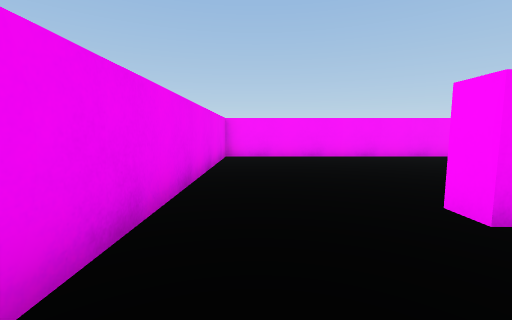
view 1 (above)

18 first-person views from a walk through a scene from a Unity 3-D project. The camera is 0.72 m above the floor, tilts 6° down and sees 90° across. The floor is counted in squares, 1 m on a side. Each view is taken from the middle of a square. On the plan, view 1 faces up. The plan holds only what a view shows up to about 9 squares ahead; the rest is blank. The place goes on beyond the plan. The player character is not drawn.

view 2
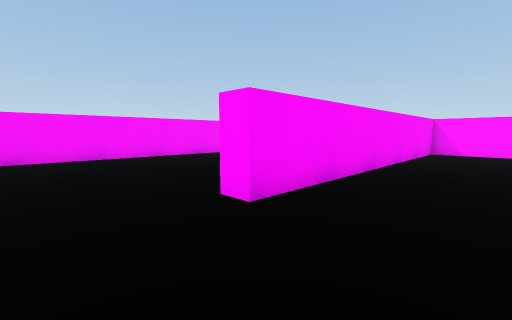

view 3
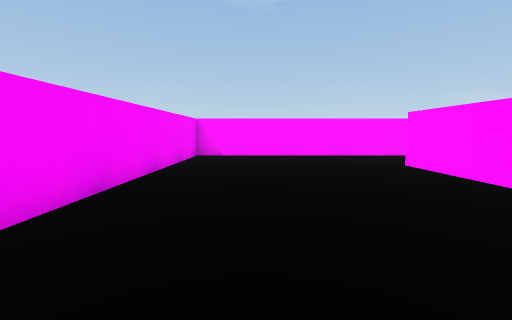

view 4
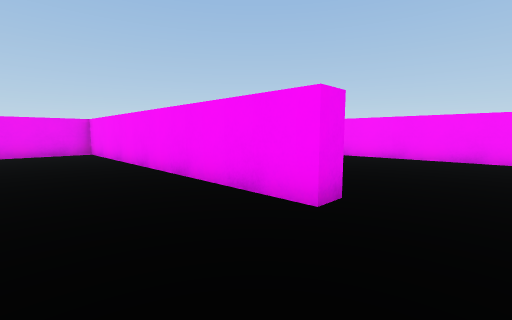

view 5
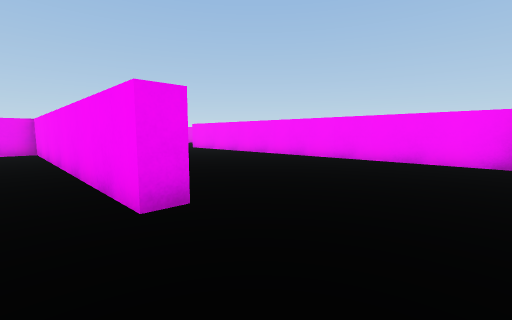

view 6
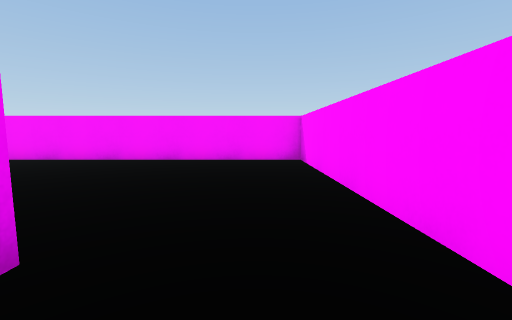

view 7
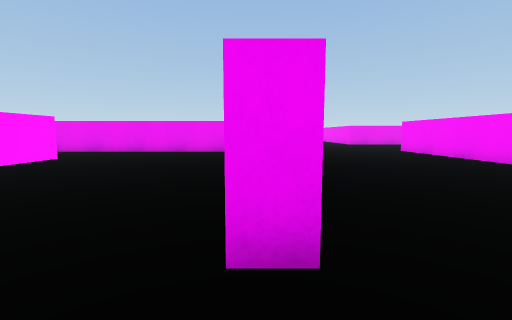

view 8
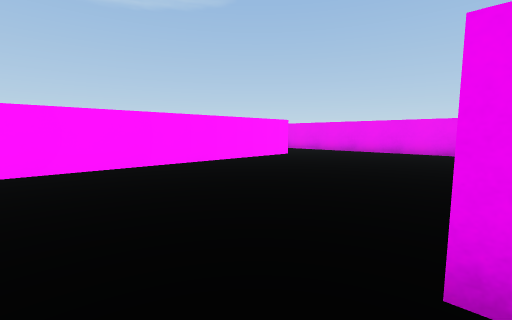

view 9
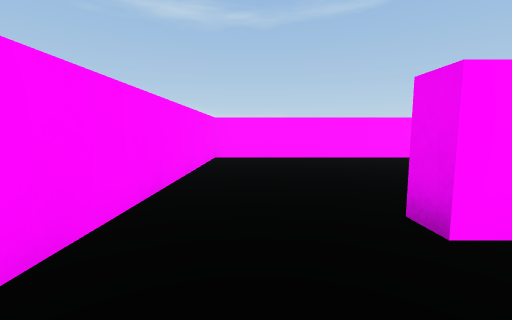

view 10
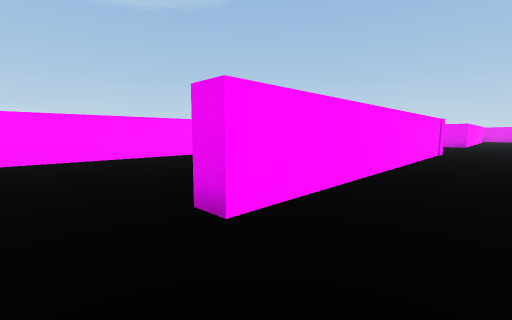

view 11
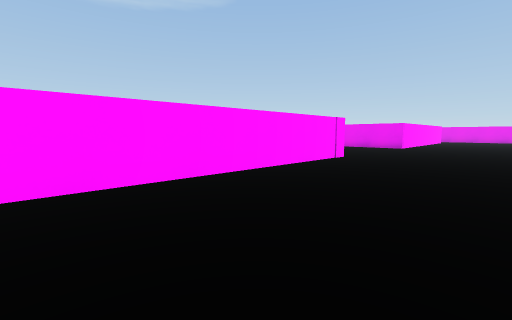

view 12
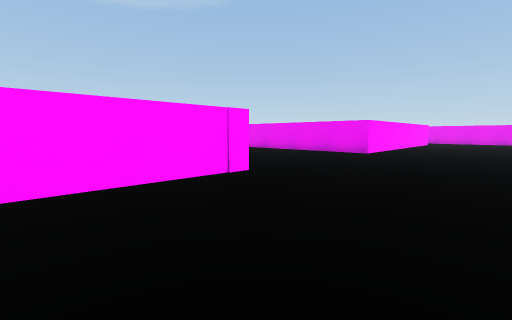

view 13
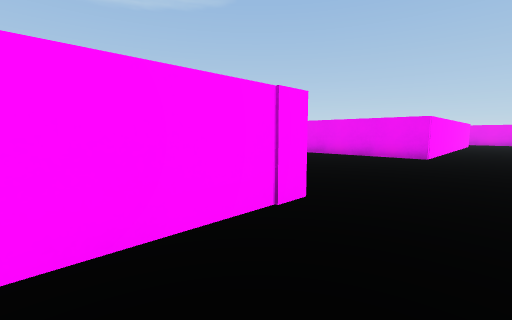

view 14
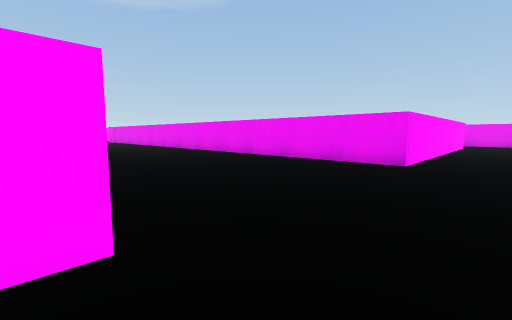

view 15
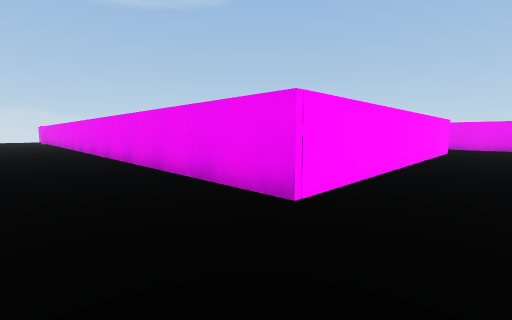

view 16
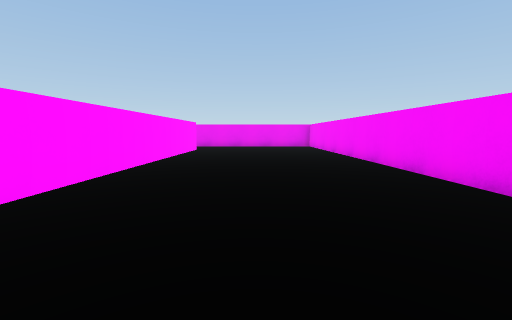

view 17
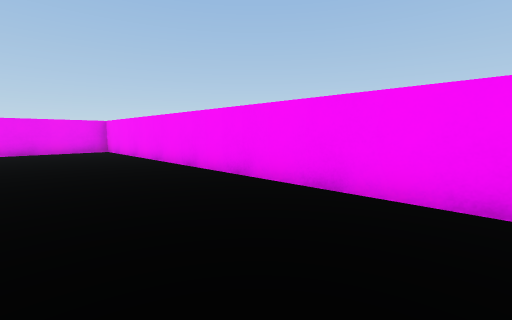

view 18
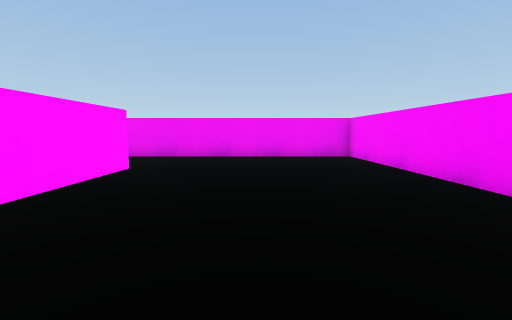

### Floor plan
Points are (right, up) in squares from view 1. A wall is a line through its corners. A room is listed if a view was taken in it or the views show most of it. See-through windows are left out.
Room 1 (views 1, 2, 3, 4)
walls: (5.3, -3.3) (7.7, -3.3) (7.7, -3.8) (-0.9, -3.8) (-0.9, -6.1); (10.2, -4.9) (10.2, 1.9) (1.8, 1.9) (1.8, 2.4); (-0.9, 2.5) (-0.9, 0.8)
ways out: opening at (0.5, 2) to room 2
Room 2 (views 5, 6, 7, 8, 9, 10, 11, 12, 13, 14, 15, 16, 17, 18)
walls: (1.8, 2.4) (10.2, 2.4) (10.2, 13.9) (-0.1, 13.9); (-1.5, 8.3) (7.7, 8.3) (7.7, 7.8) (-0.9, 7.8) (-0.9, 2.5); (-7.7, 13.9) (-18.9, 13.9) (-18.9, 8.5); (-16.2, 8.3) (-7.2, 8.3) (-7.2, -0.6)
ways out: opening at (0.5, 2) to room 1; opening at (-17.5, 8)

Positions as (right, up) in squares from view 1, and headings:
1: (0, 0), facing up
2: (0, 0), facing up-right
3: (2, 0), facing right
4: (9, -6), facing up-left
5: (10, 7), facing up-left
6: (9, 7), facing up
7: (9, 8), facing left
8: (9, 8), facing down-left
9: (9, 10), facing down
10: (9, 10), facing down-left
11: (6, 12), facing down-left
12: (2, 12), facing down-left
13: (1, 10), facing down-left
14: (-1, 10), facing down-left
15: (-5, 10), facing down-left
16: (-5, 11), facing left
17: (-8, 11), facing up-left
18: (-11, 11), facing left
